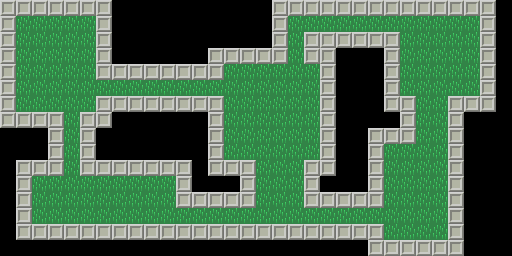

Tiled map render using the project's own tile images. Description and the map definition, with tile-layer contents summarised, below:
An orthogonal 32x16 tile map with 16x16 px tiles, 1 tile layer (Lawns And Dragons), 6 hidden layers not drawn.

<map version="1.0" orientation="orthogonal" renderorder="right-down" width="32" height="16" tilewidth="16" tileheight="16" nextobjectid="1">
 <tileset firstgid="1" name="tiles" tilewidth="16" tileheight="16" tilecount="3" columns="3">
  <image source="level_tiles.png" width="48" height="16" />
 </tileset>
 <layer name="Piece Of Cake" width="32" height="16" visible="0">
  <data>[512 cells, 512 non-empty, 2 distinct tile ids]</data>
 </layer>
 <layer name="The Doors" width="32" height="16" visible="0">
  <data>[512 cells, 42 non-empty, 2 distinct tile ids]</data>
 </layer>
 <layer name="Fake Easiness" width="32" height="16" visible="0">
  <data>[512 cells, 100 non-empty, 2 distinct tile ids]</data>
 </layer>
 <layer name="Rocky 5" width="32" height="16" visible="0">
  <data>[512 cells, 392 non-empty, 2 distinct tile ids]</data>
 </layer>
 <layer name="Saw" width="32" height="16" visible="0">
  <data>[512 cells, 377 non-empty, 2 distinct tile ids]</data>
 </layer>
 <layer name="Crosslawns" width="32" height="16" visible="0">
  <data>[512 cells, 156 non-empty, 2 distinct tile ids]</data>
 </layer>
 <layer name="Lawns And Dragons" width="32" height="16">
  <data>[512 cells, 359 non-empty, 2 distinct tile ids]</data>
 </layer>
</map>